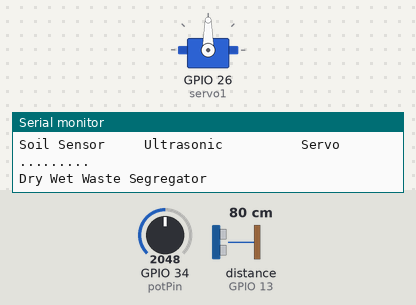
This sketch was run on a simulated ESP32. Shown: servo, the last lines printed to the serial monitor. Wiring (inferred from the names in the program): ultrasonic range finder: trigger GPIO 12; echo GPIO 13. The inputs (shaded band) are chosen by the test bench; at power-on: distance to the obstacle (sensor on GPIO 13) 80 cm, GPIO 34 (potPin) = 2048. The echo pulse lasts 58.3 µs per cm.

Above: at 2.2 s.
2.3 s: distance to the obstacle (sensor on GPIO 13) set to 17 cm
8.7 s: distance to the obstacle (sensor on GPIO 13) set to 14 cm
At 14.3 s:
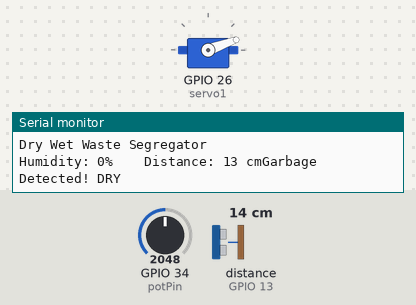
Timing chart, 0 to 17.8 s (numbered marks = the images above; inputs shaded):
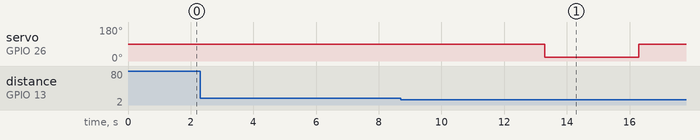

The sketch:

FlipFlop.ino
```cpp
#include <ESP32Servo.h> // Pustaka untuk ESP32

Servo servo1;

const int trigPin = 12;
const int echoPin = 13; // Ganti dengan pin yang sesuai
long duration;
int distance = 0;
int potPin = 34; // ESP32 menggunakan pin ADC seperti 34 atau 35
int soil = 0;
int fsoil;
int maxDryValue = 1;      // Nilai kelembapan untuk menentukan jenis sampah
int Ultra_Distance = 15;  // Jarak sensor ultrasonik ke sensor kelembapan dalam cm

void setup() {
  Serial.begin(115200);

  pinMode(trigPin, OUTPUT);
  pinMode(echoPin, INPUT);
  servo1.attach(26); // Ganti 26 dengan pin PWM yang sesuai untuk ESP32

  Serial.println("Soil Sensor     Ultrasonic          Servo");
  Serial.println(".........");
  delay(1000);
}

void loop() {
  Serial.println("Dry Wet Waste Segregator");

  int soil = 0;
  for (int i = 0; i < 2; i++) {
    digitalWrite(trigPin, LOW);
    delayMicroseconds(7);
    digitalWrite(trigPin, HIGH);
    delayMicroseconds(10);
    digitalWrite(trigPin, LOW);
    delayMicroseconds(10);
    duration = pulseIn(echoPin, HIGH);
    distance = duration * 0.034 / 2 + distance;
    delay(10);
  }
  distance = distance / 2;

  if (distance < Ultra_Distance && distance > 1) {
    delay(1000);
    for (int i = 0; i < 3; i++) {
      soil = analogRead(potPin);
      soil = constrain(soil, 485, 1023);
      fsoil = (map(soil, 485, 1023, 100, 0)) + fsoil;
      delay(75);
    }
    fsoil = fsoil / 3;

    Serial.print("Humidity: ");
    Serial.print(fsoil);
    Serial.print("%    Distance: ");
    Serial.print(distance);
    Serial.print(" cm");
    if (fsoil > maxDryValue) {
      delay(1000);
      Serial.println("Garbage Detected! WET");
      servo1.write(160);
      delay(3000);
    } else {
      delay(1000);
      Serial.println("Garbage Detected! DRY");
      servo1.write(20);
      delay(3000);
    }
    servo1.write(90);
  }
  distance = 0;
  fsoil = 0;

  // Set delay between readings to 5 seconds
  delay(5000);
}
```

Measured:
- the behaviour switches between 16 and 15 cm on distance to the obstacle (sensor on GPIO 13) (found by bisection; images 0 and 1)
- after the input at 8.7 s, servo on GPIO 26 (servo1): 90° → 20° after 4.6 s, → 90° 3.0 s later
